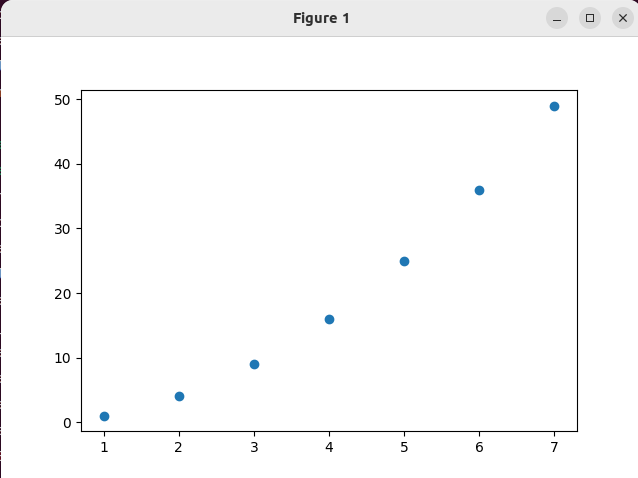

Source code (Python):
import matplotlib.pyplot as plt


x = [1, 2, 3, 4, 5, 6, 7]
y = [1, 4, 9, 16, 25, 36, 49]

plt.scatter(x, y)
plt.show()
